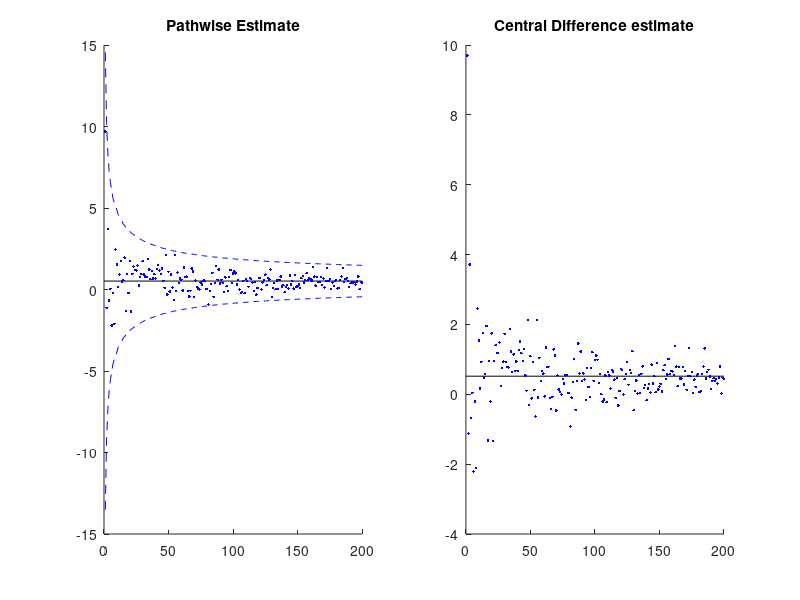

Recreate this plot in MATLAB.
clear
clc
% rng(0)

% Fixed Inputs
S0 = 100;
K = 80;
r = 0.1;
sigma = 0.1;
T = 2; % This is the maturity time
eta = 1;
Bump = 0.000001;
d1 = (log(S0/K) + (r + 0.5*sigma^2).*T)/(sigma*sqrt(T));
d2 = d1 - sigma*sqrt(T);
VegaExact = S0*normpdf(d1)*sqrt(T);

ST = @(Z) S0*exp((r-0.5*sigma.^2)*T + sigma*sqrt(T).*Z)  ;

g = @(Z,sigma) exp(-r*T)*max(S0*exp((r-0.5*sigma.^2)*T...
    + sigma*sqrt(T).*Z) - K,0) ;
fpath = @(Z) (exp(-r*T).*(ST(Z) > K)...
        .*ST(Z).*(-sigma*T + sqrt(T).*Z)); 
mat = zeros(200,2);
mat1 = zeros(200,2); 

for ix = 1:200
    n = 1000*ix; 
    Z = randn(n,1);
    % I think that this is fine
    path = fpath(Z); 
    mat(ix,:) = [mean(path) 3*std(path)/sqrt(n)];
    hx = g(Z,sigma + Bump) - g(Z,sigma-Bump)/(2*Bump);  
    mat1(ix,:) = [mean(g(Z,sigma + Bump) - g(Z,sigma-Bump))/(2*Bump)...
        3*std(hx)/sqrt(n)];
    
end
lower = VegaExact - mat(:,2); 
upper = VegaExact + mat(:,2); 
lower1 = VegaExact - mat1(:,2); 
upper1 = VegaExact + mat1(:,2); 

figure() 
subplot(1,2,1) 
hold on 
plot([0 200], [VegaExact VegaExact],'k-')
plot(mat(:,1),'b.') 
plot(lower, 'b--') 
plot(upper, 'b--') 
title('Pathwise Estimate') 
hold off 

subplot(1,2,2) 
hold on 
plot([0 200], [VegaExact VegaExact],'k-')
plot(mat1(:,1),'b.') 
% plot(lower1, 'b--') 
% plot(upper1, 'b--') 
title('Central Difference estimate') 
hold off 


